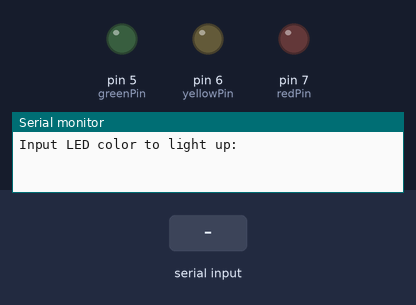
The sketch below on a simulated Arduino Uno, built with avr-gcc and run on an emulated ATmega328P. Parts: output pins drawn as LEDs (lit = HIGH), the last lines printed to the serial monitor. Inputs (shaded band) come from the test bench.

Above: at 1.2 s.
1.3 s: "red" received over Serial
At 1.6 s:
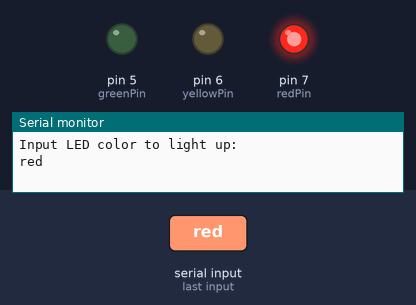
2.8 s: "yellow" received over Serial
At 4.0 s:
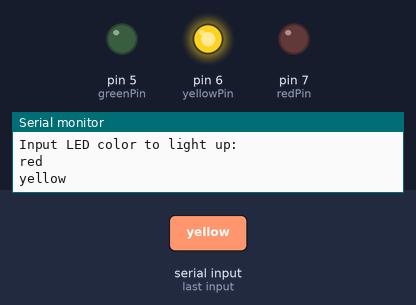
4.3 s: "green" received over Serial
At 5.2 s:
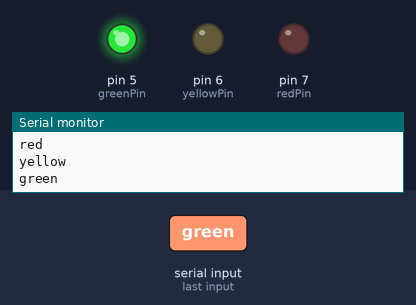
Timing chart, 0 to 7.3 s (numbered marks = the images above; inputs shaded):
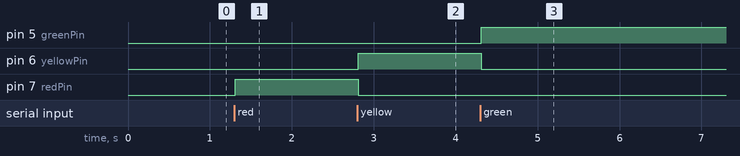

The sketch:

lab4_p2.ino
```cpp
const int redPin = 7; //pin attatched to red led
const int yellowPin = 6; //pin attatched to yellow led
const int greenPin = 5; //pin attatched to green led

String colorInput = ""; //initialize input for color string


void setup()
{
pinMode(redPin,OUTPUT); //initialize the redPin as output
pinMode(yellowPin, OUTPUT); //initialize the yellowPin as output
pinMode(greenPin, OUTPUT); //initialize the greenPin as output


Serial.begin(9600); //start serial port at 9600 bps:
Serial.println("Input LED color to light up: "); //print and take input on serial monitor

}


void loop()
{
//take and read colorInput string
if(Serial.available() > 0) //checks if data has been sent
{
colorInput = "";

while (Serial.available() > 0) //while data is sent
{
colorInput += char(Serial.read()); //concatenate each cahracter of user input
delay(2); //delay by 2ms

}
Serial.println(colorInput); //prints colorInput string

}

if(colorInput == "red") //if input is red
{
digitalWrite(redPin, HIGH);//turn the red led on
digitalWrite(yellowPin, LOW);//turn the yellow led off
digitalWrite(greenPin, LOW);//turn the green led off

}

else if(colorInput == "yellow") //if input is yellow
{
digitalWrite(redPin, LOW);//turn the red led off
digitalWrite(yellowPin, HIGH);//turn the yellow led on
digitalWrite(greenPin, LOW);//turn the green led off

}

else if(colorInput == "green") //if input is green
{
digitalWrite(redPin, LOW);//turn the red led off
digitalWrite(yellowPin, LOW);//turn the yellow led off
digitalWrite(greenPin, HIGH);//turn the green led on

}

else
{
digitalWrite(redPin, LOW);//turn the red led off
digitalWrite(yellowPin, LOW);//turn the yellow led off
digitalWrite(greenPin, LOW);//turn the green led off

}

}
```

Measured:
- after the input at 1.3 s, pin 7 (redPin): LOW → HIGH at once
- after the input at 2.8 s, pin 6 (yellowPin): LOW → HIGH at once; pin 7 (redPin): HIGH → LOW at once
- after the input at 4.3 s, pin 5 (greenPin): LOW → HIGH at once; pin 6 (yellowPin): HIGH → LOW at once
